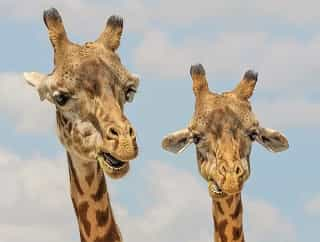
#> input picture ML-Project-Final/image-1.jpg, 320 x 242 px
$ jupyter execute ML-Project.ipynb
#> lines starting #> are read from the running program, lines starting #| are printed output that depends on the picture
# پروژه پایانی درس یادگیری ماشین

### استاد محترم جناب دکتر آهنگران - تهیه کننده : امین زایراومالی

***طبق تعریف پروژه سه تصویر نمونه داده شده بایستی توسط الگوریتم خوشه بندی کی مین برای تصاویر قطعه بندی شده رنگی به ازای مقادیر مختلف کا استفاده و اعمال گردد***

الگوریتم : k-means

مقادیر کا : k=2 , k=3 , k=5

***از مهمترین تکنیک های عملی داده کاوی که کاربرد زیادی در علوم مختلف دارد، می توان به خوشه بندی کی مین اشاره کرد
خوشه‌بندی کی مین یک الگوریتم یادگیری ماشینی بدون نظارت است که هدف آن تقسیم تعداد مشخص مشاهدات به خوشه‌های کا است که در آن هر مشاهده متعلق به خوشه‌ای با نزدیک‌ترین میانگین است. خوشه به مجموعه ای از نقاط داده اشاره دارد که به دلیل شباهت های خاص با هم جمع شده اند. برای تقسیم‌بندی تصویر، خوشه‌ها در اینجا رنگ‌های تصویر متفاوتی دارند.***

##### پیاده سازی پروژه با زبان پایتون انجام شد به شرح کدهای زیر می باشد

### مرحله اول : اضافه کردن کتابخانه های مورد نیاز

[cell 1]
import cv2 as cv                   # کتابخانه opencv
import numpy as np                 # کتابخانه numpy
import matplotlib.pyplot as plt    # کتابخانه matplotlib
import matplotlib.image as mpimg  # کتابخانه Ipython  تابع نمایش تصویر

### مرحله دوم : لود کردن اطلاعات تصاویر در متغیر های مربوط به خودشان

[cell 2]
# خواندن سه تصویر و قرار دادن در متغیر مربوطه اش
Orginal_img1 = mpimg.imread('image-1.jpg')
#> Orginal_img1 is the input picture: shape (242, 320, 3); mean R, G, B 180.3, 174, 165
Orginal_img2 = mpimg.imread('image-2.jpg')
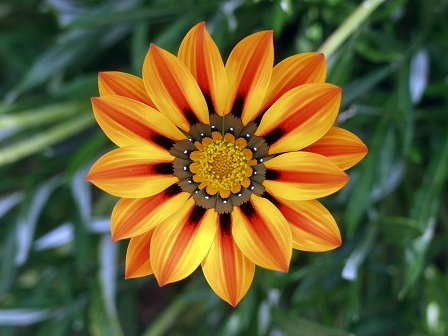
#> input picture ML-Project-Final/image-2.jpg, 448 x 336 px
#> Orginal_img2 is the input picture: shape (336, 448, 3); mean R, G, B 102.2, 94.4, 50.3
Orginal_img3 = mpimg.imread('image-3.jpg')
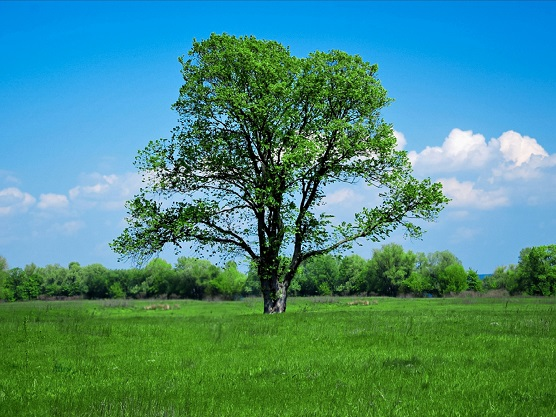
#> input picture ML-Project-Final/image-3.jpg, 556 x 417 px
#> Orginal_img3 is the input picture: shape (417, 556, 3); mean R, G, B 72.8, 139.8, 127.8

### مرحله سوم : نمایش تصاویر اصلی

[cell 3]
# نمایش ۳ تصویر داده شده
fig = plt.figure(figsize=(10, 7))
rows = 2
columns = 2
fig.add_subplot(rows, columns, 1)
plt.imshow(Orginal_img1)
plt.axis('off')
plt.title("First")
fig.add_subplot(rows, columns, 2)
plt.imshow(Orginal_img2)
plt.axis('off')
plt.title("Second")
fig.add_subplot(rows, columns, 3)
plt.imshow(Orginal_img3)
plt.axis('off')
plt.title("Third")
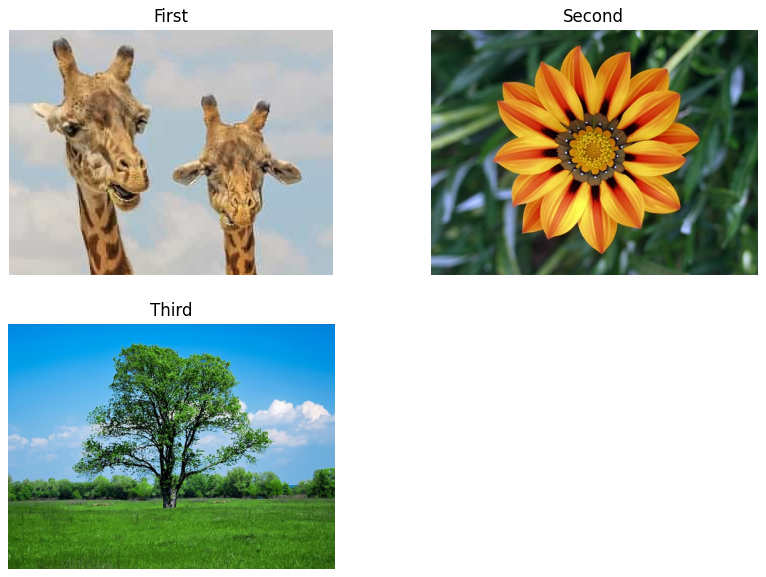
#> figure drawn by matplotlib, 3 panels

### مرحله چهارم : تبدیل تصاویر به صورت دو بعدی در فرمت سه رنگ آر جی بی  RGB - 2 Dimention

[cell 4]
#  RGB - 2D تبدیل تصاویر به دو بعدی و ۳ رنگ اصلی آر جی بی
image1 = Orginal_img1.reshape((-1,3))
image2 = Orginal_img2.reshape((-1,3))
image3 = Orginal_img3.reshape((-1,3))

### مرحله ششم : تبدیل اطلاعات تصاویر به نوع فلوت  Float

[cell 5]
image1 = np.float32(image1)
image2 = np.float32(image2)
image3 = np.float32(image3)

### مرحله هفتم : نمایش میزان پیکسل ردیف اطلاعات تصاویر

[cell 6]
# نمایش میزان پیکس ردیف اطلاعات تصاویر
print("Image 1 : ", image1.shape)
#| Image 1 :  (77440, 3)
print("Image 2 : ", image2.shape)
#| Image 2 :  (150528, 3)
print("Image 3 : ", image3.shape)
#| Image 3 :  (231852, 3)

### مرحله هشتم : تعیین تعداد خوشه بندی تصاویر برای سه میزان کا به تعداد ۲ و ۳ و ۵

[cell 7]
k1 = 2
k2 = 3
k3 = 5

### مرحله نهم : انجام خوشه بندی با الگوریتم برای تعداد ۲ دسته

[cell 8]
# این معیار خاتمه تکرار است. وقتی این معیار برآورده شد، تکرار الگوریتم متوقف می شود
# علت استفاده برای این است که در حلقه مینیمال بی پایان قرار نگیرد
criteria = (cv.TERM_CRITERIA_EPS + cv.TERM_CRITERIA_MAX_ITER, 10, 1.0)

# خوشه بندی تصویر اول با سه مقدار کا تعیین شده
ret1_k1,label1_k1,center1_k1=cv.kmeans(image1,k1,None,criteria,10,cv.KMEANS_RANDOM_CENTERS)
#> ret1_k1 = 99815061.4; center1_k1 = [[192.1, 196, 197.1], [145.9, 110, 71.33]]
ret1_k2,label1_k2,center1_k2=cv.kmeans(image1,k2,None,criteria,10,cv.KMEANS_RANDOM_CENTERS)
#> ret1_k2 = 50849589.9; center1_k2 = [[109.4, 76.68, 45.51], [191.6, 196.9, 199.5], [176.2, 138.6, 94.53]]
ret1_k3,label1_k3,center1_k3=cv.kmeans(image1,k3,None,criteria,10,cv.KMEANS_RANDOM_CENTERS)
#> ret1_k3 = 28297850.9; center1_k3 = [[195.4, 158.8, 113.1], [177.6, 193.4, 203.2], [201.5, 199.7, 197.8], [154.7, 118, 77.67], [97.37, 65.19, 36.12]]

# خوشه بندی تصویر دوم با سه مقدار کا تعیین شده
ret2_k1,label2_k1,center2_k1=cv.kmeans(image2,k1,None,criteria,10,cv.KMEANS_RANDOM_CENTERS)
#> ret2_k1 = 506211972.3; center2_k1 = [[46.92, 70.6, 49.47], [210, 140.9, 52.01]]
ret2_k2,label2_k2,center2_k2=cv.kmeans(image2,k2,None,criteria,10,cv.KMEANS_RANDOM_CENTERS)
#> ret2_k2 = 323608515.9; center2_k2 = [[41.2, 64.53, 41.63], [106.5, 131.8, 126.3], [219, 137.8, 37.36]]
ret2_k3,label2_k3,center2_k3=cv.kmeans(image2,k3,None,criteria,10,cv.KMEANS_RANDOM_CENTERS)
#> ret2_k3 = 163574442.3; center2_k3 = [[125.2, 150.5, 156], [31.77, 53.46, 32.36], [231, 172.7, 50.58], [64.79, 93.25, 68.89], [201.8, 92.59, 20.48]]

# خوشه بندی تصویر سوم با سه مقدار کا تعیین شده
ret3_k1,label3_k1,center3_k1=cv.kmeans(image3,k1,None,criteria,10,cv.KMEANS_RANDOM_CENTERS)
#> ret3_k1 = 986289816.5; center3_k1 = [[87.11, 175.3, 224.4], [59.47, 106.7, 37.84]]
ret3_k2,label3_k2,center3_k2=cv.kmeans(image3,k2,None,criteria,10,cv.KMEANS_RANDOM_CENTERS)
#> ret3_k2 = 558998276.2; center3_k2 = [[20.08, 156.8, 231.6], [59.37, 106.6, 37.87], [139.6, 190, 218.7]]
ret3_k3,label3_k3,center3_k3=cv.kmeans(image3,k3,None,criteria,10,cv.KMEANS_RANDOM_CENTERS)
#> ret3_k3 = 285038001.6; center3_k3 = [[18.29, 44.89, 20.39], [20.34, 157.2, 232.2], [141.7, 192.3, 224.6], [63.95, 118, 31.84], [97.31, 145.2, 91.39]]

### مرحله دهم : تبدیل داده های خوشه بندی به تصاویر

[cell 9]
# Now convert back into uint8, and make original image   ایجاد عکسهای اورجینال از داده های خوشه بندی شده

# تبدیل تصویر اول به ازاری سه مقدار کا
center1_k1 = np.uint8(center1_k1)
#> center1_k1 = [[192, 196, 197], [145, 110, 71]]
center1_k2 = np.uint8(center1_k2)
#> center1_k2 = [[109, 76, 45], [191, 196, 199], [176, 138, 94]]
center1_k3 = np.uint8(center1_k3)
#> center1_k3 = [[195, 158, 113], [177, 193, 203], [201, 199, 197], [154, 117, 77], [97, 65, 36]]

# تبدیل تصویر دوم به ازاری سه مقدار کا
center2_k1 = np.uint8(center2_k1)
#> center2_k1 = [[46, 70, 49], [210, 140, 52]]
center2_k2 = np.uint8(center2_k2)
#> center2_k2 = [[41, 64, 41], [106, 131, 126], [218, 137, 37]]
center2_k3 = np.uint8(center2_k3)
#> center2_k3 = [[125, 150, 156], [31, 53, 32], [230, 172, 50], [64, 93, 68], [201, 92, 20]]

# تبدیل تصویر سوم به ازاری سه مقدار کا
center3_k1 = np.uint8(center3_k1)
#> center3_k1 = [[87, 175, 224], [59, 106, 37]]
center3_k2 = np.uint8(center3_k2)
#> center3_k2 = [[20, 156, 231], [59, 106, 37], [139, 189, 218]]
center3_k3 = np.uint8(center3_k3)
#> center3_k3 = [[18, 44, 20], [20, 157, 232], [141, 192, 224], [63, 117, 31], [97, 145, 91]]

### مرحله یازدهم : تبدیل ابعاد و ذخیره داده های تصاویر

[cell 10]
# convert all pixels to the color of the centroids  - تبدیل مرکز های خوشه بندی به رنگ بندی تصاویر
img1_k1 = center1_k1[label1_k1.flatten()]
img1_k2 = center1_k2[label1_k2.flatten()]
img1_k3 = center1_k3[label1_k3.flatten()]

img2_k1 = center2_k1[label2_k1.flatten()]
img2_k2 = center2_k2[label2_k2.flatten()]
img2_k3 = center2_k3[label2_k3.flatten()]

img3_k1 = center3_k1[label3_k1.flatten()]
img3_k2 = center3_k2[label3_k2.flatten()]
img3_k3 = center3_k3[label3_k3.flatten()]


# reshape back to the original image dimension  -  برگرداندن ابعاد تصاویر به ابعاد اصلی
img1_k1_2 = img1_k1.reshape((Orginal_img1.shape))
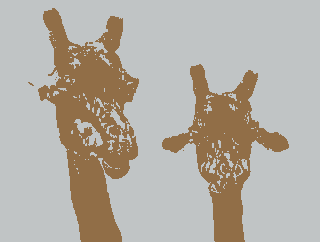
#> img1_k1_2: shape (242, 320, 3); mean R, G, B 180, 174, 164.8
img1_k2_2 = img1_k2.reshape((Orginal_img1.shape))
img1_k3_2 = img1_k3.reshape((Orginal_img1.shape))

img2_k1_2 = img2_k1.reshape((Orginal_img2.shape))
img2_k2_2 = img2_k2.reshape((Orginal_img2.shape))
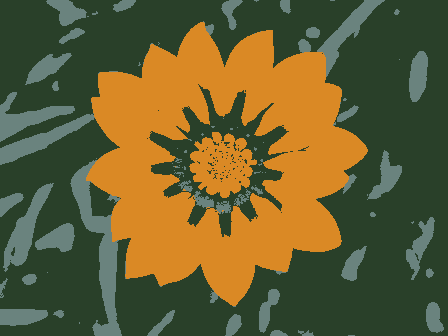
#> img2_k2_2: shape (336, 448, 3); mean R, G, B 101.7, 93.8, 49.8
img2_k3_2 = img2_k3.reshape((Orginal_img2.shape))
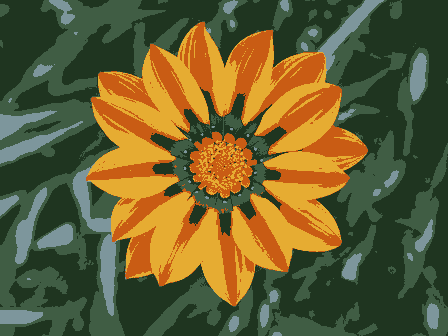
#> img2_k3_2: shape (336, 448, 3); mean R, G, B 101.4, 94, 49.8

img3_k1_2 = img3_k1.reshape((Orginal_img3.shape))
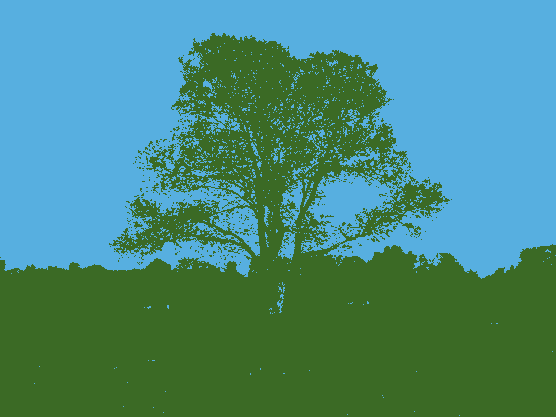
#> img3_k1_2: shape (417, 556, 3); mean R, G, B 72.5, 139.3, 127.2
img3_k2_2 = img3_k2.reshape((Orginal_img3.shape))
img3_k3_2 = img3_k3.reshape((Orginal_img3.shape))
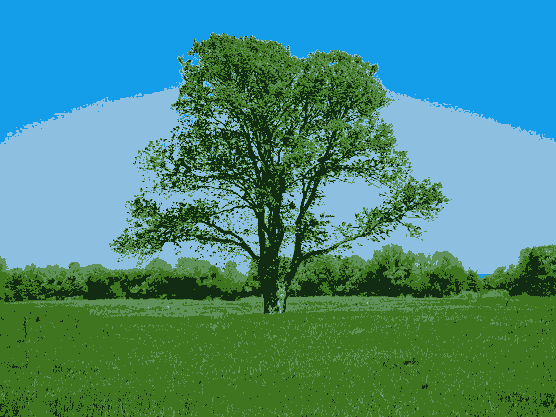
#> img3_k3_2: shape (417, 556, 3); mean R, G, B 72.2, 139.3, 127.3

### مرحله دوازدهم : نمایش نتایج خوشه بندی تصویر اول بهمراه نمودار مقادیر درون خوشه ای و برون خوشه ای

[cell 11]
#  نمایش تصاویر خوشه بندی با میزان کا های مشخص شده برای تصویر اول
fig = plt.figure(figsize=(12, 16))
rows = 3
columns = 2
fig.add_subplot(rows, columns, 1)
plt.imshow(Orginal_img1)
plt.axis('off')
plt.title("Orginal")
fig.add_subplot(rows, columns, 2)
plt.imshow(img1_k1_2)
plt.axis('off')
plt.title("K=2")
fig.add_subplot(rows, columns, 3)
plt.imshow(img1_k2_2)
plt.axis('off')
plt.title("K=3")
fig.add_subplot(rows, columns, 4)
plt.imshow(img1_k3_2)
plt.axis('off')
plt.title("K=5")

# نمایش میزان تابع بهینه سازی برای خوشه بندی به ازای کا های مختلف
fig.add_subplot(rows, columns, 5)
# مقادیر درون خوشه ای
x = [cv.TERM_CRITERIA_MAX_ITER * k1,cv.TERM_CRITERIA_MAX_ITER * k2,cv.TERM_CRITERIA_MAX_ITER * k3]
# مقادیر تابع بهینه سازی خوشه سازی J
y=[0,0,0]
y[0] = ret1_k1 + cv.TERM_CRITERIA_EPS
y[1] = ret1_k2 + cv.TERM_CRITERIA_EPS
y[2] = ret1_k3 + cv.TERM_CRITERIA_EPS

plt.plot(x, y)
plt.xlabel('intra-cluster')
plt.ylabel('inter-Cluster')
plt.title('(J) Value for Optimization')
plt.show()

### مرحله دوازدهم : نمایش نتایج خوشه بندی تصویر دوم بهمراه نمودار مقادیر درون خوشه ای و برون خوشه ای

[cell 12]
#  نمایش تصاویر خوشه بندی با میزان کا های مشخص شده برای تصویر دوم
fig = plt.figure(figsize=(12, 16))
rows = 3
columns = 2
fig.add_subplot(rows, columns, 1)
plt.imshow(Orginal_img2)
plt.axis('off')
plt.title("Orginal")
fig.add_subplot(rows, columns, 2)
plt.imshow(img2_k1_2)
plt.axis('off')
plt.title("K=2")
fig.add_subplot(rows, columns, 3)
plt.imshow(img2_k2_2)
plt.axis('off')
plt.title("K=3")
fig.add_subplot(rows, columns, 4)
plt.imshow(img2_k3_2)
plt.axis('off')
plt.title("K=5")

# نمایش میزان تابع بهینه سازی برای خوشه بندی به ازای کا های مختلف
fig.add_subplot(rows, columns, 5)
# نمایش میزان تابع بهینه سازی برای خوشه بندی به ازای کا های مختلف
fig.add_subplot(rows, columns, 5)
# مقادیر درون خوشه ای
x = [cv.TERM_CRITERIA_MAX_ITER * k1,cv.TERM_CRITERIA_MAX_ITER * k2,cv.TERM_CRITERIA_MAX_ITER * k3]
# مقادیر تابع بهینه سازی خوشه سازی J
y=[0,0,0]
y[0] = ret2_k1
y[1] = ret2_k2
y[2] = ret2_k3

plt.plot(x, y)
plt.xlabel('intra-cluster')
plt.ylabel('inter-Cluster')
plt.title('(J) Value for Optimization')
plt.show()
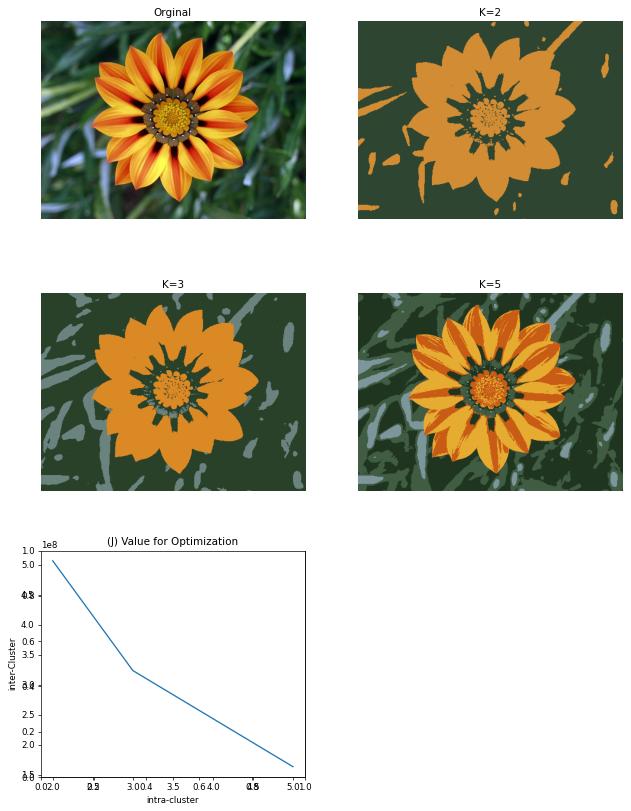
#> figure drawn by matplotlib, 5 panels

### مرحله دوازدهم : نمایش نتایج خوشه بندی تصویر سوم بهمراه نمودار مقادیر درون خوشه ای و برون خوشه ای

[cell 13]
#  نمایش تصاویر خوشه بندی با میزان کا های مشخص شده برای تصویر دوم
fig = plt.figure(figsize=(12, 16))
rows = 3
columns = 2
fig.add_subplot(rows, columns, 1)
plt.imshow(Orginal_img3)
plt.axis('off')
plt.title("Orginal")
fig.add_subplot(rows, columns, 2)
plt.imshow(img3_k1_2)
plt.axis('off')
plt.title("K=2")
fig.add_subplot(rows, columns, 3)
plt.imshow(img3_k2_2)
plt.axis('off')
plt.title("K=3")
fig.add_subplot(rows, columns, 4)
plt.imshow(img3_k3_2)
plt.axis('off')
plt.title("K=5")

# نمایش میزان تابع بهینه سازی برای خوشه بندی به ازای کا های مختلف
fig.add_subplot(rows, columns, 5)
# نمایش میزان تابع بهینه سازی برای خوشه بندی به ازای کا های مختلف
fig.add_subplot(rows, columns, 5)
# مقادیر درون خوشه ای
x = [cv.TERM_CRITERIA_MAX_ITER * k1,cv.TERM_CRITERIA_MAX_ITER * k2,cv.TERM_CRITERIA_MAX_ITER * k3]
# مقادیر تابع بهینه سازی خوشه سازی J
y=[0,0,0]
y[0] = ret3_k1
y[1] = ret3_k2
y[2] = ret3_k3

plt.plot(x, y)
plt.xlabel('intra-cluster')
plt.ylabel('inter-Cluster')
plt.title('(J) Value for Optimization')
plt.show()
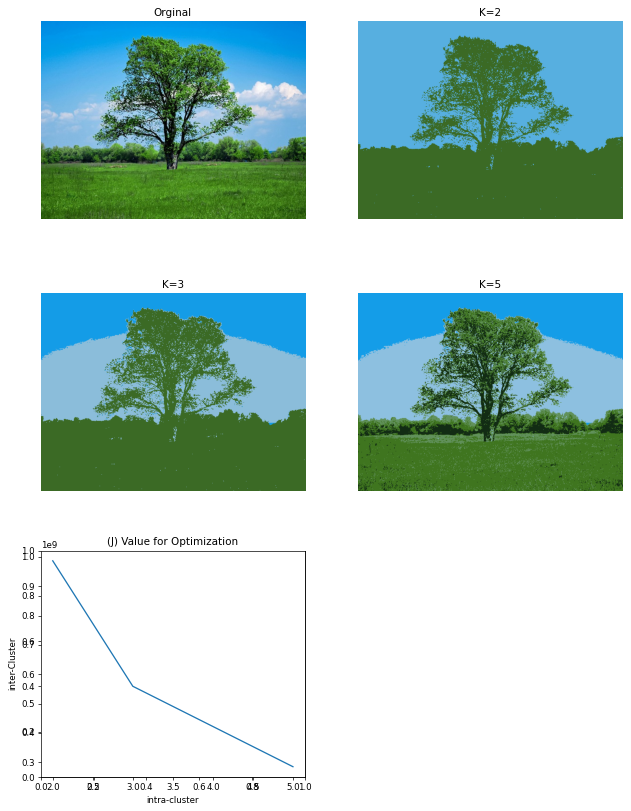
#> figure drawn by matplotlib, 5 panels
